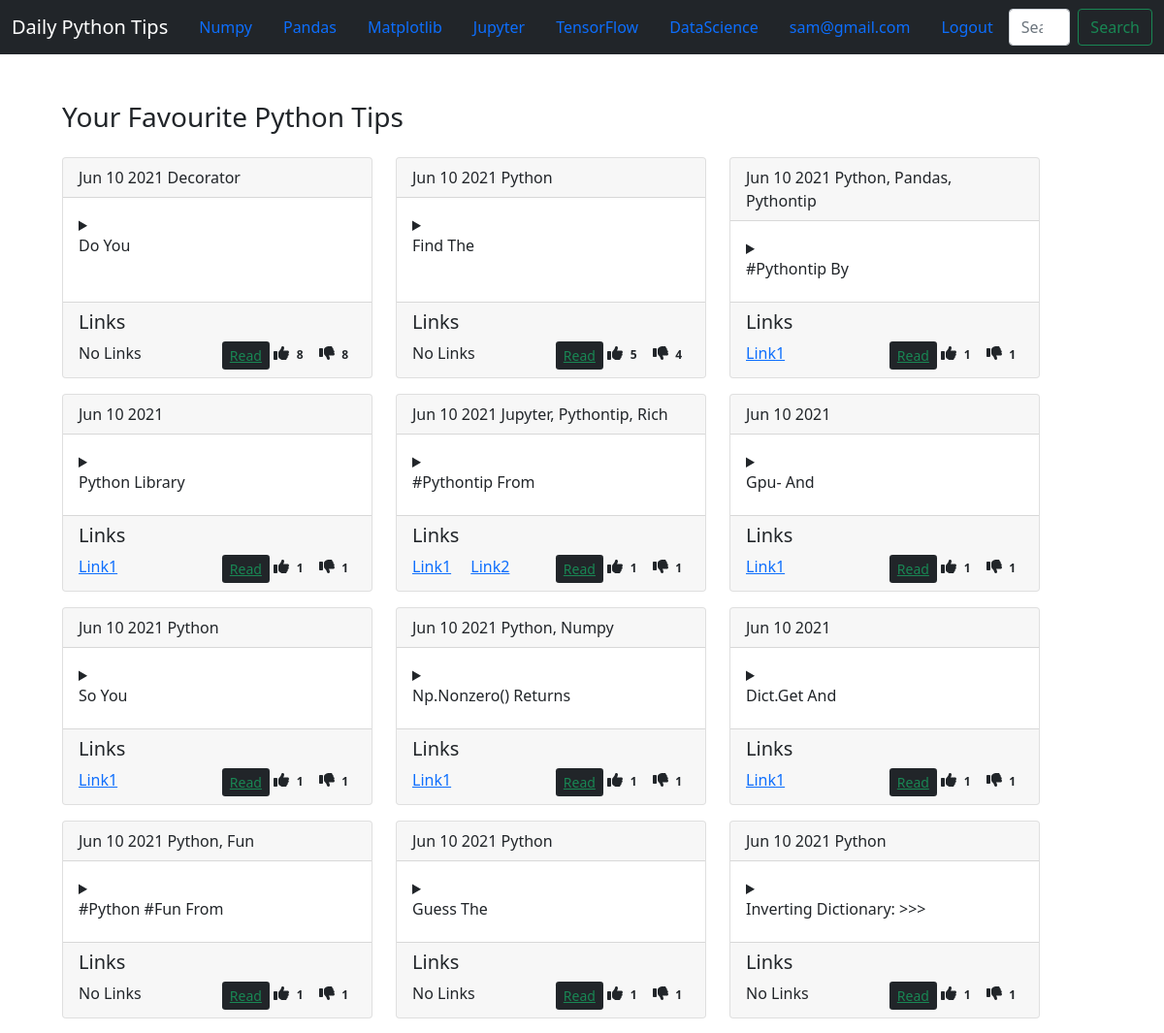
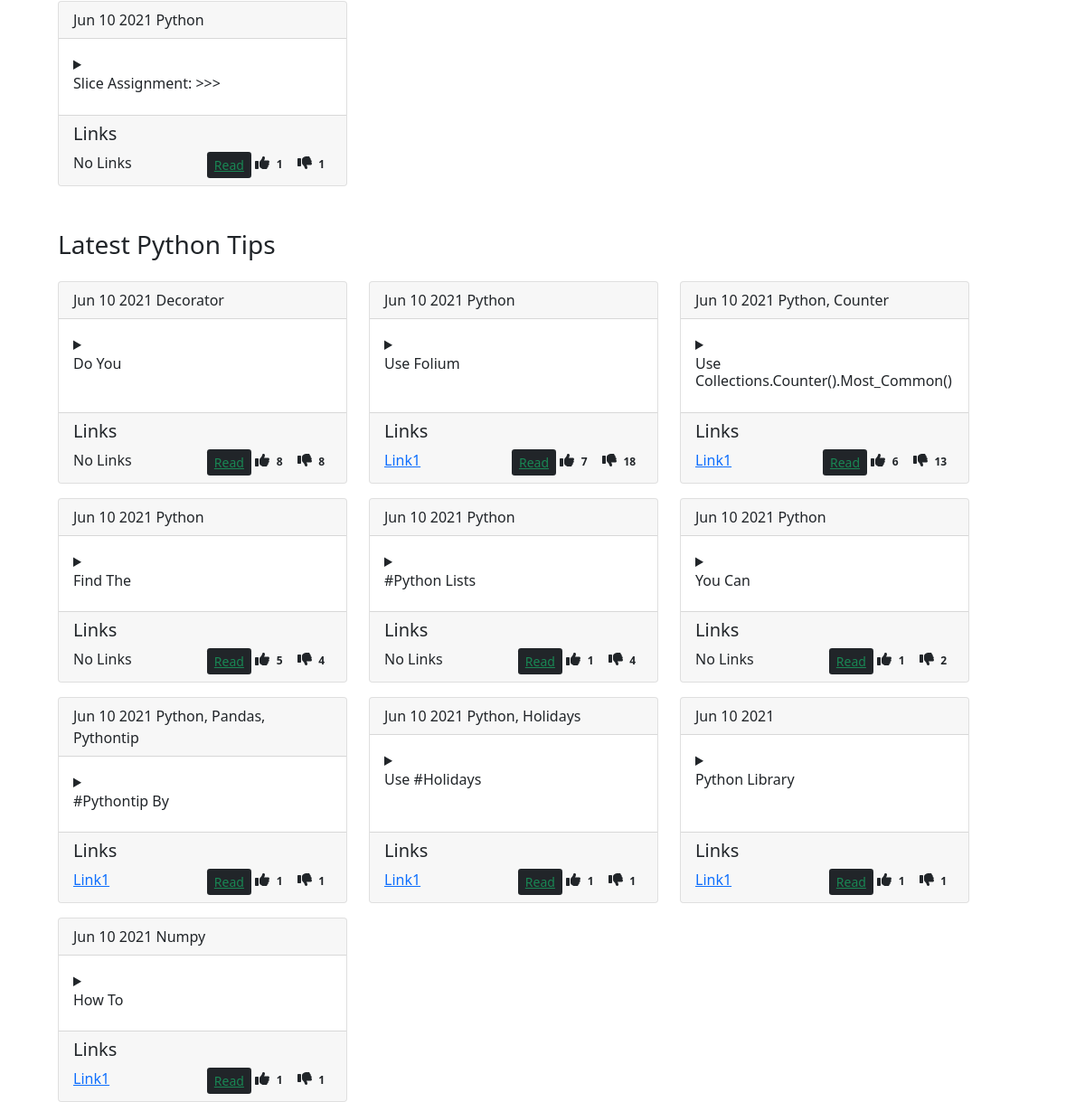
Page /users/detail/1/ (signed in) on the committed database (2 pictures, top to bottom).
### user/models.py (models this page shows, shortened)
class User(AbstractBaseUser, PermissionsMixin):
    email = models.EmailField(unique=True, verbose_name='Email Address', max_length=256, help_text='Valid Email Address')
    name = models.CharField(max_length=256, blank=True)
    is_active = models.BooleanField(default=True)
    is_admin = models.BooleanField(default=False)
    date_joined = models.DateField(auto_now_add=True)
    last_login = models.DateTimeField(auto_now=True)
    USERNAME_FIELD = 'email'
    REQUIRED_FIELDS = []
    objects = UserManager()

### tips/models.py (models this page shows, shortened)
class Tips(models.Model):
    timestamp = models.DateTimeField(auto_now_add=True)
    tip = models.TextField(unique_for_date='timestamp', max_length=400)
    email = models.EmailField(max_length=254, blank=True)
    account = models.CharField(max_length=200, blank=True)
    likes = models.IntegerField(blank=True, null=True)
    retweets = models.IntegerField(blank=True, null=True)
    tags = models.ManyToManyField('Tags', blank=True)
    def __str__(self):
        return f"{' '.join(self.tip.split(' ', 2)[:2]).strip().title()}"
    def get_absolute_url(self):
        return reverse('tips:tip', kwargs={'pk': self.pk})
    class Meta:
        ordering = ('-likes', '-retweets', '-timestamp')

class Tags(models.Model):
    name = models.CharField(max_length=256)
    def __str__(self):
        return f'{self.name}'

class Links(models.Model):
    name = models.CharField(max_length=256)
    tip = models.ForeignKey(Tips, on_delete=models.CASCADE, blank=True)

### user/views.py (the view)
# urls.py: path('detail/<int:pk>/', UserDetail.as_view(), name='detail'),
class UserDetail(DetailView):
    model = User
    template_name = 'user/user_detail.html'
    def get_context_data(self, **kwargs):
        context = super().get_context_data()
        context['tips'] = Tips.objects.all()[:10]
        if hasattr(self.object, 'profile'):
            context['profile'] = self.object.profile
        return context

### user/templates/user/user_detail.html
{% extends 'base.html' %}
{% block content %}
  <div class="container-fluid ms-3 mt-5 ps-lg-5">
  <section class="mt-5">
     {% if profile.favourites.all %}
       <h3 class="">Your Favourite Python Tips</h3>
    <div class="row row-cols-auto">
      {% for tip in profile.favourites.all %}
      <div class="col-auto mt-3">
        {% include 'tips/tip.html' with tip=tip %}
      </div>
    {% endfor %}
    </div>
  {% endif %}
  </section>
  <section class="mt-5">
    <h3> Latest Python Tips </h3>
    <div class="row row-cols-auto" >
      {% for tip in tips %}
        <div class="col-auto mt-3">
          {% include 'tips/tip.html' with tip=tip %}
        </div>
      {% endfor %}
    </div>
   </section>
  </div>
{% endblock content %}

### templates/base.html (shortened to what this page needs)
{% load static %}
<!DOCTYPE html>
<html lang="en">
<head>
  <link rel="stylesheet" href="{% static 'css/bootstrap.min.css' %}">
  <link rel="stylesheet" href="{% static 'css/all.min.css' %}">
</head>
<body>
  {% block header %}
    <header>
      <nav class="navbar navbar-expand-lg navbar-dark bg-dark ">
        <div class="container-fluid">
          <a href="{% url 'home:main' %}" class="navbar-brand">Daily Python Tips</a>
          {% block navs %}
          <div class="collapse navbar-collapse justify-content-end" id="navid">
            <a href="{% url 'tips:tag' 'numpy' %}" class="nav-link">Numpy</a>
            <a href="{% url 'home:tag' 'pandas' %}" class="nav-link">Pandas</a>
            <a href="{% url 'home:tag' 'matplotlib' %}" class="nav-link">Matplotlib</a>
            <a href="{% url 'home:tag' 'jupyter' %}" class="nav-link">Jupyter</a>
            <a href="{% url 'home:tag' 'tensorflow' %}" class="nav-link">TensorFlow</a>
            <a href="{% url 'home:tag' 'datascience' %}" class="nav-link">DataScience</a>
            {% if request.user.is_authenticated %}
              <a href="{% url 'user:detail' request.user.pk %}" class="nav-link">{{ request.user.email }}</a>
              <a href="{% url 'user:logout' %}" class="nav-link">Logout</a>
            {% else %}
            <a href="{% url 'user:login' %}" class="nav-link">Login</a>
              <a href="{% url 'user:signup' %}" class="nav-link">Sign Up</a>
            {% endif %}
            <form class="d-flex" method="get" action="{% url 'tips:search' %}">
              <input class="form-control me-2" type="search" placeholder="Search" aria-label="Search" name="q">
              <button class="btn btn-outline-success" type="submit">Search</button>
            </form>
          </div>
          {% endblock navs %}
        </div>
      </nav>
    </header>
  {% endblock header%}
    {% block content %}
  {% endblock content %}
</body>
</html>

### tips/templates/tips/tip.html (shortened to what this page needs)
<div class="card h-100" style="width: 20rem">
  <div class="card-header">
    <span class="h6">{{ tip.timestamp|date:'M d Y' }}</span>
    <span class="h6">{{ tip.tags.all|join:', ' }}</span>
  </div>
  <div class="card-body">
  <details>
    <summary><h6>{{ tip }}</h6></summary>
  </details>
  </div>
  <div class="card-footer">
    <h5>Links</h5>
    <div class="d-flex bd-highlight">
      <div class="flex-fill">
        {% for link in tip.links_set.all %}
          <a href="{{ link.name }}" class="card-link">Link{{ forloop.counter }}</a>
          {% empty %}
            <span>No Links</span>
      {% endfor %}
      </div>
      <div class="d-flex justify-content-end">
        <a href="{{tip.get_absolute_url}}" class="btn-sm btn-outline-success bg-dark">Read</a>
        <span class=""><span><i data-url="{% url 'tips:like' tip.pk %}" class="ms-1 like fa fa-thumbs-up"></i></span><span class="badge text-dark" id="like{{ tip.pk }}">{{ tip.likes }}</span>
        <span><i data-url="{% url 'tips:dislike' tip.pk %}" class="ms-1 like fa fa-thumbs-down"></i><span class="badge text-dark" id="dislike{{ tip.pk }}">{{ tip.retweets }}</span></span>
        </span>
      </div>
    </div>
  </div>
</div>

### rows in the picture
User: user.email "sam@gmail.com"
Tips: timestamp "Jun 10 2021", tags.all "Decorator", tip "Do You", likes "8", retweets "8"
Tips: timestamp "Jun 10 2021", tags.all "Python", tip "Find The", likes "5", retweets "4"
Tips: timestamp "Jun 10 2021", tags.all "Python, Pandas, Pythontip", tip "#Pythontip By", likes "1", retweets "1"
Tips: timestamp "Jun 10 2021", tip "Python Library", likes "1", retweets "1"
Tips: timestamp "Jun 10 2021", tags.all "Jupyter, Pythontip, Rich", tip "#Pythontip From", likes "1", retweets "1"
Tips: timestamp "Jun 10 2021", tip "Gpu- And", likes "1", retweets "1"
Tips: timestamp "Jun 10 2021", tags.all "Python", tip "So You", likes "1", retweets "1"
Tips: timestamp "Jun 10 2021", tags.all "Python, Numpy", tip "Np.Nonzero() Returns", likes "1", retweets "1"
Tips: timestamp "Jun 10 2021", tip "Dict.Get And", likes "1", retweets "1"
Tips: timestamp "Jun 10 2021", tags.all "Python, Fun", tip "#Python #Fun From", likes "1", retweets "1"
Tips: timestamp "Jun 10 2021", tags.all "Python", tip "Guess The", likes "1", retweets "1"
Tips: timestamp "Jun 10 2021", tags.all "Python", tip "Inverting Dictionary: >>>", likes "1", retweets "1"
Tips: timestamp "Jun 10 2021", tags.all "Python", tip "Slice Assignment: >>>", likes "1", retweets "1"
Tips: timestamp "Jun 10 2021", tags.all "Python", tip "Use Folium", likes "7", retweets "18"
Tips: timestamp "Jun 10 2021", tags.all "Python, Counter", tip "Use Collections.Counter().Most_Common()", likes "6", retweets "13"
Tips: timestamp "Jun 10 2021", tags.all "Python", tip "#Python Lists", likes "1", retweets "4"
Tips: timestamp "Jun 10 2021", tags.all "Python", tip "You Can", likes "1", retweets "2"
Tips: timestamp "Jun 10 2021", tags.all "Python, Holidays", tip "Use #Holidays", likes "1", retweets "1"
Tips: timestamp "Jun 10 2021", tags.all "Numpy", tip "How To", likes "1", retweets "1"
